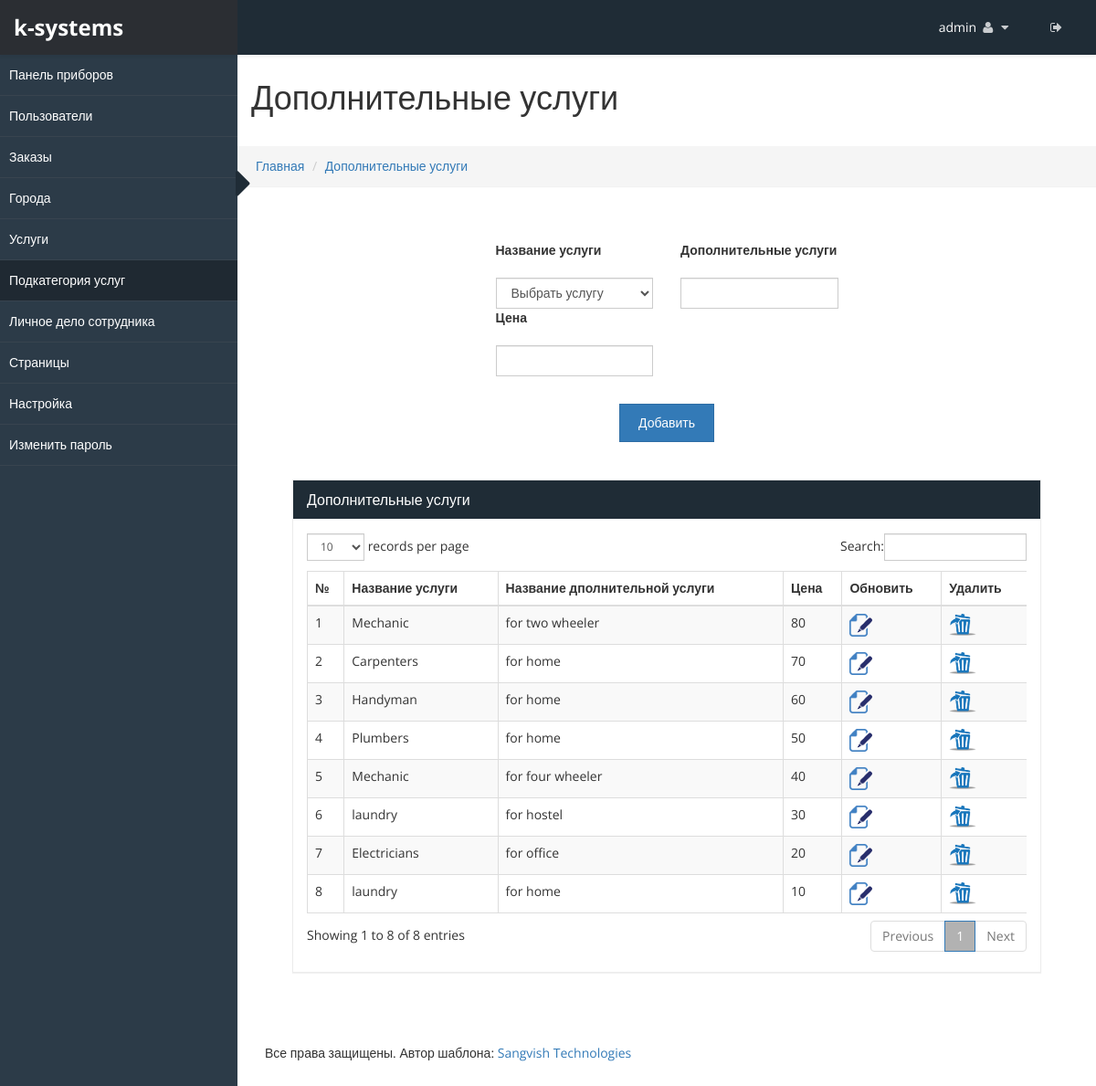
Page /admincp/services_sub.php (signed in) on the committed database.
### tables this page shows
CREATE TABLE `sv_admin_login` (
  `admin_id` int(20) NOT NULL,
  `user_name` varchar(255) NOT NULL,
  `password` varchar(255) NOT NULL,
  `email_id` varchar(255) NOT NULL,
  `site_name` varchar(255) NOT NULL,
  `logo` varchar(255) NOT NULL,
  `favicon` varchar(255) NOT NULL,
  `site_desc` varchar(255) NOT NULL,
  `keyword` varchar(255) NOT NULL,
  `site_url` varchar(255) NOT NULL,
  `paypal_id` varchar(200) NOT NULL,
  `currency_mode` varchar(200) NOT NULL,
  `paypal_site_mode` varchar(200) NOT NULL
);

CREATE TABLE `sv_services_sub` (
  `sid` int(20) NOT NULL,
  `services_name` varchar(255) NOT NULL,
  `services_sub_name` varchar(255) NOT NULL,
  `price` int(100) NOT NULL
);

CREATE TABLE `sv_services` (
  `services_id` int(25) NOT NULL,
  `services_name` varchar(255) NOT NULL,
  `service_img` varchar(255) NOT NULL
);

### admincp/services_sub.php (the view, shortened to what this page needs)
<!DOCTYPE html>
<html xmlns="http://www.w3.org/1999/xhtml">
<?php include("../connection.php"); ?>
<?php
if(isset($_REQUEST['sub_id']))
	{
		$sub_id=$_REQUEST['sub_id'];
		$res=mysqli_query($con, "select * from sv_services_sub where sid='$sub_id'");
		$row=mysqli_num_rows($res);
		if($row==0)
	 	{
		  $services_id="";
		  $services_name="";
		  $sub_sname="";
		   $price="";
		}
		else
		{
			$fet=mysqli_fetch_array($res);
			$sname=mysqli_real_escape_string($con, $fet['services_name']);
			$services_id=mysqli_real_escape_string($con, $fet['sid']);
			$query=mysqli_fetch_array(mysqli_query($con, "select * from sv_services where services_id='$sname'"));
			$services_name=mysqli_real_escape_string($con, $query['services_name']);
			$sub_sname=mysqli_real_escape_string($con, $fet['services_sub_name']);
			$price=mysqli_real_escape_string($con, $fet['price']);
		}
	}
	else
	{
		$sub_sname="";
		 $price="";
	}
	$page = 'services_sub';
?>
<body>
    <div id="wrapper">
        <?php include("top_menu.php") ?>
        <?php include("side_menu.php") ?>
        <div id="page-wrapper" >
		  <div class="header">
                        <h1 class="page-header">
						Дополнительные услуги
                        </h1>
						<ol class="breadcrumb">
					  <li><a href="dashboard.php">Главная</a></li>
					  <li><a href="#">Дополнительные услуги</a></li>
					</ol>
		</div>
            <div id="page-inner">
			    <div class="panel-body">
					<div class="col-lg-3 col-md-3 col-sm-3"></div>
				<div class="col-lg-6 col-md-6 col-sm-6 table-bg">
                <div class="col-lg-6 col-md-6 col-sm-6">
					<div class="form-group">
					<label>Название услуги</label>
				</div>
				<select id="sname" class="form-control" required>
					<option value="">Выбрать услугу</option>
				</select>
				</div>
				<div class="col-lg-6 col-md-6 col-sm-6">
					<div class="form-group">
					<label>Дополнительные услуги</label>
				</div>
					<input type="text" id="sub_sname" required="required" class="form-control" name="sub_sname" value="<?php echo $sub_sname; ?>">
			</div>
			<div class="col-lg-6 col-md-6 col-sm-6">
					<div class="form-group">
					<label>Цена</label>
				</div>
					<input type="text" id="price" required="required" class="form-control" name="price" value="<?php echo $price; ?>">
				</div>
				</div>
				<div class="col-lg-12 col-md-12 col-sm-12 text-center" >
					<?php if(isset($_REQUEST['sub_id'])) { ?>
					<button type="button" class="btn btn-primary" onclick="javascript:services_sub_funct('update')">Обновить</button>
					<?php } else { ?>
					<button type="button"  class="btn btn-primary" onclick="javascript:services_sub_funct('add')">Добавить</button>
					<?php } ?>
				</div>
					<div class="col-lg-3 col-md-3 col-sm-3"></div>
					</div>
            <div id="page-inner">
            <div class="row">
                <div class="col-md-12">
                    <div class="panel panel-default">
                        <div class="panel-heading">
                             Дополнительные услуги
                        </div>
                        <div class="panel-body">
                            <div class="table-responsive">
                                <table class="table table-striped table-bordered table-hover" id="dataTables-example">
                                    <thead>
                                        <tr>
                                            <th>№</th>
											<th>Название услуги</th>
											<th>Название дполнительной услуги</th>
											<th>Цена</th>
											<th>Обновить</th>
											<th>Удалить</th>
                                        </tr>
                                    </thead>
									<tbody>
									<?php
										$sno=0;
										$res=mysqli_query($con, "select * from sv_services_sub order by sid DESC");
										while($row=mysqli_fetch_array($res))
										{
											$sno++;
											$services_id=mysqli_real_escape_string($con, $row['sid']);
											$sname=mysqli_real_escape_string($con, $row['services_name']);
											$query=mysqli_fetch_array(mysqli_query($con, "select * from sv_services where services_id='$sname'"));
											$services_name=mysqli_real_escape_string($con, $query['services_name']);
											$sub_sname=mysqli_real_escape_string($con, $row['services_sub_name']);
									?>
										<tr>
											<td><?php echo $sno; ?></td>
											<td><?php echo $services_name; ?></td>
											<td><?php echo $sub_sname; ?></td>
											<td><?php echo $row['price']; ?></td>
											<td><a href="services_sub.php?sub_id=<?php echo $services_id;?>"><img src="images/file_edit.png"  alt="update" title="update" ></a></td>
											<td><a href="javascript:services_sub_del('<?php echo $services_id;?>');"><img src="images/delete.png" alt="" title="delete"></a></td>
										</tr>
										<?php } ?>
									</tbody>
                                </table>
                            </div>
                        </div>
                    </div>
                </div>
            </div>
                   </div>
				   				<?php include("footer.php") ?>
    </div>
</body>
</html>

### admincp/top_menu.php (shortened to what this page needs)
<?php
 $res=mysqli_fetch_array(mysqli_query($con, "select * from sv_admin_login"));
	$site_name=mysqli_real_escape_string($con, $res['site_name']);
	$site_url=mysqli_real_escape_string($con, $res['site_url']);
?>
<head>
    <link href="css/bootstrap.css" rel="stylesheet" />
    <link href="css/font-awesome.css" rel="stylesheet" />
    <link href="css/custom-styles.css" rel="stylesheet" />
    <link href="js/dataTables/dataTables.bootstrap.css" rel="stylesheet" />
	    <link href="css/style.css" rel="stylesheet" />
    <link rel="stylesheet" href="js/Lightweight-Chart/cssCharts.css">
	    <link href="css/style.css" rel="stylesheet" />
		<link href="http://www.jqueryscript.net/css/jquerysctipttop.css" rel="stylesheet" type="text/css">
<link rel="stylesheet" type="text/css" href="css/livegraph.css" />
</head>
<?php include("../connection.php");
if(!isset($_SESSION['user_nam']))
	header("Location:index.php");
else
{
	$user_name=mysqli_real_escape_string($con, $_SESSION['user_nam']);
	$res=mysqli_fetch_array(mysqli_query($con, "select * from sv_admin_login where user_name='$user_name'"));
	$uname=mysqli_real_escape_string($con, $res['user_name']);
}
?>
<nav class="navbar navbar-default top-navbar" role="navigation">
            <div class="navbar-header">
                <a class="navbar-brand" href="<?php echo $site_url;?>"><strong><?php echo $site_name; ?></strong></a>
            </div>
            <ul class="nav navbar-top-links navbar-right">
                 <li class="dropdown">
                    <a class="dropdown-toggle" data-toggle="dropdown" href="#" aria-expanded="false">
					<span><?php echo $uname;?></span>
                        <i class="fa fa-user fa-fw"></i> <i class="fa fa-caret-down"></i>
                    </a>
                </li>
				 <li class="dropdown">
                    <a href="logout.php">
                        <i class="fa fa-sign-out" aria-hidden="true"></i>
                    </a>
                </li>
            </ul>
        </nav>

### admincp/side_menu.php (shortened to what this page needs)
 <nav class="navbar-default navbar-side" role="navigation">
		<div id="sideNav" href="#"><i class="fa fa-caret-right"></i></div>
            <div class="sidebar-collapse">
                <ul class="mainmenu nav" >
	<li class="menuitem <?php if($page=='dashboard'){echo 'active';}?>" >
		<a href="dashboard.php"><span>Панель приборов</span></a>
	</li>
	<li class="menuitem <?php if($page=='users'){echo 'active';}?>" >
		<a href="users.php"><span>Пользователи</span></a>
	</li>
	<li class="menuitem <?php if($page=='order'){echo 'active';}?>" >
		<a href="order.php"><span>Заказы</span></a>
	</li>
	<li class="menuitem <?php if($page=='city'){echo 'active';}?>" >
		<a href="city.php"><span>Города</span></a>
	</li>
	<li class="menuitem <?php if($page=='services'){echo 'active';}?>" >
		<a href="services.php"><span>Услуги</span></a>
	</li>
	<li class="menuitem <?php if($page=='services_sub'){echo 'active';}?>" >
		<a href="services_sub.php"><span>Подкатегория услуг</span></a>
	</li>
	<li class="menuitem <?php if($page=='cleaner'){echo 'active';}?>" >
		<a href="cleaner.php"><span>Личное дело сотрудника</span></a>
	</li>
	<li class="menuitem <?php if($page=='pages'){echo 'active';}?>" >
		<a href="pages.php"><span>Страницы</span></a>
	</li>
	<li class="menuitem <?php if($page=='setting'){echo 'active';}?>" >
		<a href="setting.php"><span>Настройка</span></a>
	</li>
	<li class="menuitem <?php if($page=='change password'){echo 'active';}?>" >
		<a href="change_pwd.php"><span>Изменить пароль</span></a>
	</li>
</ul>
            </div>
  </nav>

### admincp/footer.php
<footer><p>Все права защищены. Автор шаблона: <a href="https://vk.com/vechno_mol0d" target="_blank">Sangvish Technologies</a></p>
</footer>

### admincp/css/custom-styles.css (style rules this page uses)
body { font-family: 'Open Sans', sans-serif; background: #fff; }
#wrapper { width: 100%; }
#page-wrapper { padding: 15px 15px; min-height: 600px; background: #fff; }
#page-inner { width:100%; margin:10px 20px 10px 0px; padding: 15px 30px; min-height:600px; }
.text-center { text-align:center; }
h1, .h1, h2, .h2, h3, .h3 { margin-top: 7px; }
body { overflow-x:hidden; }
p { font-size:16px; line-height:25px; padding-top:20px; }
.navbar-side { z-index: 0; }
.panel { border-radius:0px; }
.top-navbar { position: fixed; width: 100%; z-index: 300; -webkit-box-shadow: 0 3px 3px rgba(0, 0, 0, 0.05); -moz-box-shadow: 0 3px 3px rgba(0, 0, 0, 0.05); box-shadow: 0 3px 3px rgba(0, 0, 0, 0.05); }
.navbar-side { z-index: 1; position: fixed; width: 260px; top: 60px; }
#page-wrapper { position: relative; top: 55px; box-shadow: 0 0 10px #757575; -moz-box-shadow: 0 0 10px #757575; -webkit-box-shadow: 0 0 10px #757575; }
.breadcrumb { padding: 12px 10px 12px 20px; margin-bottom: 20px; list-style: none; border-radius: 0; -webkit-box-shadow: 0 1px 1px rgba(0,0,0,.05); box-shadow: 0 1px 1px rgba(0,0,0,.05); }
.page-header { padding-bottom: 9px; margin: 0; border-bottom: 1px solid transparent; text-align: left;background-color: #fff;padding: 32px 22px 32px 15px; }
.panel-default { border-color: #ECECEC; }
.panel-default > .panel-heading { color: #FFF; border-color: #FFF; background: #1F2C36 none repeat scroll 0 0; font-size: 16px; }
footer p { font-size: 14px; }
.top-navbar { margin:0px; padding:0px 30px 0 0; }
.top-navbar .navbar-brand { color: #fff; width: 260px; text-align: left; height: 60px; font-size: 24px; font-weight: 700; line-height: 30px; background: #1F2C36; }
.top-navbar .nav > li { position: relative; display: inline-block; margin: 0px; padding: 0px; }
.top-navbar .nav > li > a { position: relative; display: block; padding: 20px; color: #FFFFFF; margin: 0px; }
.sidebar-collapse , .sidebar-collapse .nav { background:none; }
.sidebar-collapse .nav { padding:0; }
.sidebar-collapse .nav > li > a { color: #FFFFFF; background:transparent; text-shadow:none; }
.sidebar-collapse > .nav > li > a { padding: 12px 10px; }
.sidebar-collapse > .nav > li { border-bottom: 1px solid rgba(107, 108, 109, 0.19); }
.navbar-side { border:none; background: #2C3B48 none repeat scroll 0 0;height:100%; }
.top-navbar { background: #1F2C36; border-bottom:none; }
.top-navbar .nav > li > a > i { margin-right: 2px; }
.navbar-default { border:0px solid black; }
.navbar-header { background: transparent; }
.nav > li > a > i { margin-right:10px; color: rgba(255, 255, 255, 0.76); }
#sideNav { position: absolute; right: -12px; z-index: 3; top: 117px; color: #1F2C36; cursor:pointer; border-radius: 0; width: 14px; font-size: 48px; line-height: 0; }
@media (min-width:768px) { #page-wrapper { margin: 0 0 0 260px; padding: 0; min-height: 1200px; } }
@media (min-width:768px) { .navbar-side { width: 260px; z-index: 1; } }
@media (min-width:768px) { .navbar { border-radius: 0px; } }

### admincp/css/style.css (style rules this page uses)
.table-bg { padding: 10px; background-color: #fff; margin-bottom:20px; }

### admincp/css/livegraph.css (style rules this page uses)
table { border-collapse: collapse; }
table, th, td { border: 1px solid black; padding: 4px; }

### admincp/side_menu.php (style rules this page uses)
.active a { background:rgba(0,0,0,0.3) none repeat scroll 0 0 !important; color: #000; }

### rows in the picture
sv_admin_login: site_name "k-systems", user_name "admin"
sv_services_sub: sv_services.services_name "Mechanic", services_sub_name "for two wheeler", price "80"
sv_services_sub: sv_services.services_name "Carpenters", services_sub_name "for home", price "70"
sv_services_sub: sv_services.services_name "Handyman", services_sub_name "for home", price "60"
sv_services_sub: sv_services.services_name "Plumbers", services_sub_name "for home", price "50"
sv_services_sub: sv_services.services_name "Mechanic", services_sub_name "for four wheeler", price "40"
sv_services_sub: sv_services.services_name "laundry", services_sub_name "for hostel", price "30"
sv_services_sub: sv_services.services_name "Electricians", services_sub_name "for office", price "20"
sv_services_sub: sv_services.services_name "laundry", services_sub_name "for home", price "10"
